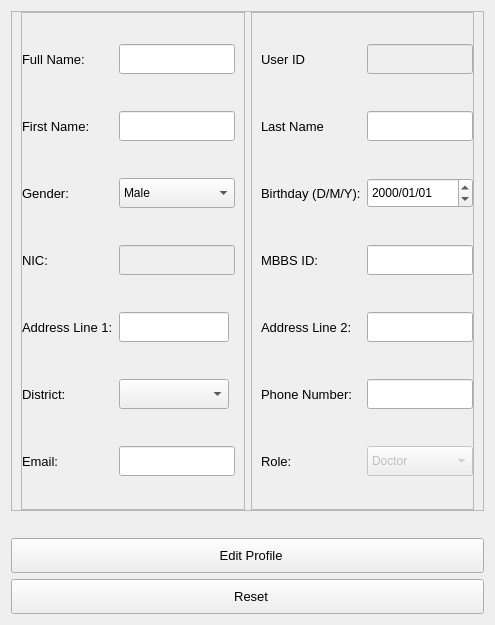
             <widget class="QWidget" name="profile">
              <layout class="QVBoxLayout" name="verticalLayout_9">
               <item>
                <widget class="QFrame" name="frame_25">
                 <property name="minimumSize">
                  <size>
                   <width>0</width>
                   <height>500</height>
                  </size>
                 </property>
                 <property name="frameShape">
                  <enum>QFrame::StyledPanel</enum>
                 </property>
                 <property name="frameShadow">
                  <enum>QFrame::Raised</enum>
                 </property>
                 <layout class="QHBoxLayout" name="horizontalLayout_6" stretch="1,1">
                  <property name="topMargin">
                   <number>0</number>
                  </property>
                  <property name="bottomMargin">
                   <number>0</number>
                  </property>
                  <item>
                   <widget class="QFrame" name="frame_9">
                    <property name="frameShape">
                     <enum>QFrame::StyledPanel</enum>
                    </property>
                    <property name="frameShadow">
                     <enum>QFrame::Raised</enum>
                    </property>
                    <layout class="QGridLayout" name="gridLayout_3">
                     <property name="leftMargin">
                      <number>0</number>
                     </property>
                     <property name="topMargin">
                      <number>0</number>
                     </property>
                     <property name="bottomMargin">
                      <number>0</number>
                     </property>
                     <item row="6" column="0">
                      <widget class="QLabel" name="label_8">
                       <property name="font">
                        <font>
                         <pointsize>10</pointsize>
                         <weight>50</weight>
                         <italic>false</italic>
                         <bold>false</bold>
                        </font>
                       </property>
                       <property name="text">
                        <string>District:</string>
                       </property>
                      </widget>
                     </item>
                     <item row="1" column="0">
                      <widget class="QLabel" name="label_13">
                       <property name="font">
                        <font>
                         <pointsize>10</pointsize>
                         <weight>50</weight>
                         <italic>false</italic>
                         <bold>false</bold>
                        </font>
                       </property>
                       <property name="text">
                        <string>First Name:</string>
                       </property>
                      </widget>
                     </item>
                     <item row="0" column="0">
                      <widget class="QLabel" name="label_19">
                       <property name="font">
                        <font>
                         <family>Arial</family>
                         <pointsize>10</pointsize>
                         <weight>50</weight>
                         <italic>false</italic>
                         <bold>false</bold>
                        </font>
                       </property>
                       <property name="text">
                        <string>Full Name:</string>
                       </property>
                      </widget>
                     </item>
                     <item row="3" column="0">
                      <widget class="QLabel" name="label_17">
                       <property name="font">
                        <font>
                         <pointsize>10</pointsize>
                         <weight>50</weight>
                         <italic>false</italic>
                         <bold>false</bold>
                        </font>
                       </property>
                       <property name="text">
                        <string>NIC:</string>
                       </property>
                      </widget>
                     </item>
                     <item row="7" column="1" colspan="2">
                      <widget class="QLineEdit" name="d_email">
                       <property name="minimumSize">
                        <size>
                         <width>0</width>
                         <height>30</height>
                        </size>
                       </property>
                      </widget>
                     </item>
                     <item row="3" column="1" colspan="2">
                      <widget class="QLineEdit" name="d_nic">
                       <property name="enabled">
                        <bool>false</bool>
                       </property>
                       <property name="minimumSize">
                        <size>
                         <width>0</width>
                         <height>30</height>
                        </size>
                       </property>
                      </widget>
                     </item>
                     <item row="7" column="0">
                      <widget class="QLabel" name="label_18">
                       <property name="font">
                        <font>
                         <pointsize>10</pointsize>
                         <weight>50</weight>
                         <italic>false</italic>
                         <bold>false</bold>
                        </font>
                       </property>
                       <property name="text">
                        <string>Email:</string>
                       </property>
                      </widget>
                     </item>
                     <item row="1" column="1" colspan="2">
                      <widget class="QLineEdit" name="d_first_name">
                       <property name="minimumSize">
                        <size>
                         <width>0</width>
                         <height>30</height>
                        </size>
                       </property>
                      </widget>
                     </item>
                     <item row="0" column="1" colspan="2">
                      <widget class="QLineEdit" name="d_full_name">
                       <property name="minimumSize">
                        <size>
                         <width>0</width>
                         <height>30</height>
                        </size>
                       </property>
                      </widget>
                     </item>
                     <item row="2" column="0">
                      <widget class="QLabel" name="label_21">
                       <property name="font">
                        <font>
                         <pointsize>10</pointsize>
                         <weight>50</weight>
                         <italic>false</italic>
                         <bold>false</bold>
                        </font>
                       </property>
                       <property name="text">
                        <string>Gender:</string>
                       </property>
                      </widget>
                     </item>
                     <item row="2" column="1" colspan="2">
                      <widget class="QComboBox" name="d_gender">
                       <property name="minimumSize">
                        <size>
                         <width>0</width>
                         <height>30</height>
                        </size>
                       </property>
                       <item>
                        <property name="text">
                         <string>Male</string>
                        </property>
                       </item>
                       <item>
                        <property name="text">
                         <string>Female</string>
                        </property>
                       </item>
                       <item>
                        <property name="text">
                         <string>Other</string>
                        </property>
                       </item>
                      </widget>
                     </item>
                     <item row="4" column="0">
                      <widget class="QLabel" name="label_24">
                       <property name="font">
                        <font>
                         <pointsize>10</pointsize>
                         <weight>50</weight>
                         <italic>false</italic>
                         <bold>false</bold>
                        </font>
                       </property>
                       <property name="text">
                        <string>Address Line 1:</string>
                       </property>
                      </widget>
                     </item>
                     <item row="4" column="1">
                      <widget class="QLineEdit" name="d_address_l1">
                       <property name="minimumSize">
                        <size>
                         <width>0</width>
                         <height>30</height>
                        </size>
                       </property>
                      </widget>
                     </item>
                     <item row="6" column="1">
                      <widget class="QComboBox" name="d_district">
                       <property name="minimumSize">
                        <size>
                         <width>0</width>
                         <height>30</height>
                        </size>
                       </property>
                      </widget>
                     </item>
                    </layout>
                   </widget>
                  </item>
                  <item>
                   <widget class="QFrame" name="frame_10">
                    <property name="frameShape">
                     <enum>QFrame::StyledPanel</enum>
                    </property>
                    <property name="frameShadow">
                     <enum>QFrame::Raised</enum>
                    </property>
                    <layout class="QGridLayout" name="gridLayout_4">
                     <property name="topMargin">
                      <number>0</number>
                     </property>
                     <property name="rightMargin">
                      <number>0</number>
                     </property>
                     <property name="bottomMargin">
                      <number>0</number>
                     </property>
                     <item row="8" column="1">
                      <widget class="QLabel" name="label_23">
                       <property name="font">
                        <font>
                         <pointsize>10</pointsize>
                         <weight>50</weight>
                         <italic>false</italic>
                         <bold>false</bold>
                        </font>
                       </property>
                       <property name="text">
                        <string>Role:</string>
                       </property>
                      </widget>
                     </item>
                     <item row="1" column="1">
                      <widget class="QLabel" name="label_41">
                       <property name="font">
                        <font>
                         <family>Arial</family>
                         <pointsize>10</pointsize>
                        </font>
                       </property>
                       <property name="text">
                        <string>Last Name</string>
                       </property>
                      </widget>
                     </item>
                     <item row="5" column="1">
                      <widget class="QLabel" name="label_20">
                       <property name="font">
                        <font>
                         <pointsize>10</pointsize>
                         <weight>50</weight>
                         <italic>false</italic>
                         <bold>false</bold>
                        </font>
                       </property>
                       <property name="text">
                        <string>Phone Number:</string>
                       </property>
                      </widget>
                     </item>
                     <item row="5" column="3" colspan="2">
                      <widget class="QLineEdit" name="d_phone">
                       <property name="minimumSize">
                        <size>
                         <width>0</width>
                         <height>30</height>
                        </size>
                       </property>
                      </widget>
                     </item>
                     <item row="4" column="1">
                      <widget class="QLabel" name="label_22">
                       <property name="font">
                        <font>
                         <pointsize>10</pointsize>
                         <weight>50</weight>
                         <italic>false</italic>
                         <bold>false</bold>
                        </font>
                       </property>
                       <property name="text">
                        <string>Address Line 2:</string>
                       </property>
                      </widget>
                     </item>
                     <item row="3" column="1">
                      <widget class="QLabel" name="label_25">
                       <property name="font">
                        <font>
                         <pointsize>10</pointsize>
                         <weight>50</weight>
                         <italic>false</italic>
                         <bold>false</bold>
                        </font>
                       </property>
                       <property name="text">
                        <string>MBBS ID:</string>
                       </property>
                      </widget>
                     </item>
                     <item row="8" column="3" colspan="2">
                      <widget class="QComboBox" name="d_role">
                       <property name="enabled">
                        <bool>false</bool>
                       </property>
                       <property name="minimumSize">
                        <size>
                         <width>0</width>
                         <height>30</height>
                        </size>
                       </property>
                       <item>
                        <property name="text">
                         <string>Doctor</string>
                        </property>
                       </item>
                      </widget>
                     </item>
                     <item row="2" column="1">
                      <widget class="QLabel" name="label_16">
                       <property name="font">
                        <font>
                         <pointsize>10</pointsize>
                         <weight>50</weight>
                         <italic>false</italic>
                         <bold>false</bold>
                        </font>
                       </property>
                       <property name="text">
                        <string>Birthday (D/M/Y):</string>
                       </property>
                      </widget>
                     </item>
                     <item row="0" column="1">
                      <widget class="QLabel" name="label_39">
                       <property name="font">
                        <font>
                         <family>Arial</family>
                         <pointsize>10</pointsize>
                        </font>
                       </property>
                       <property name="text">
                        <string>User ID</string>
                       </property>
                      </widget>
                     </item>
                     <item row="3" column="3" colspan="2">
                      <widget class="QLineEdit" name="d_mbbs">
                       <property name="minimumSize">
                        <size>
                         <width>0</width>
                         <height>30</height>
                        </size>
                       </property>
                      </widget>
                     </item>
                     <item row="4" column="3" colspan="2">
                      <widget class="QLineEdit" name="d_address_l2">
                       <property name="minimumSize">
                        <size>
                         <width>0</width>
                         <height>30</height>
                        </size>
                       </property>
                      </widget>
                     </item>
                     <item row="2" column="3" colspan="2">
                      <widget class="QDateEdit" name="d_dob">
                       <property name="minimumSize">
                        <size>
                         <width>0</width>
                         <height>30</height>
                        </size>
                       </property>
                       <property name="displayFormat">
                        <string>yyyy/MM/dd</string>
                       </property>
                      </widget>
                     </item>
                     <item row="1" column="3" colspan="2">
                      <widget class="QLineEdit" name="d_last_name">
                       <property name="minimumSize">
                        <size>
                         <width>0</width>
                         <height>30</height>
                        </size>
                       </property>
                      </widget>
                     </item>
                     <item row="0" column="3" colspan="2">
                      <widget class="QLineEdit" name="d_uid">
                       <property name="enabled">
                        <bool>false</bool>
                       </property>
                       <property name="minimumSize">
                        <size>
                         <width>0</width>
                         <height>30</height>
                        </size>
                       </property>
                      </widget>
                     </item>
                    </layout>
                   </widget>
                  </item>
                 </layout>
                </widget>
               </item>
               <item>
                <widget class="QLabel" name="profile_info">
                 <property name="font">
                  <font>
                   <family>Arial</family>
                   <pointsize>10</pointsize>
                  </font>
                 </property>
                 <property name="text">
                  <string/>
                 </property>
                </widget>
               </item>
               <item>
                <widget class="QPushButton" name="edit_profile">
                 <property name="minimumSize">
                  <size>
                   <width>0</width>
                   <height>35</height>
                  </size>
                 </property>
                 <property name="font">
                  <font>
                   <pointsize>10</pointsize>
                  </font>
                 </property>
                 <property name="text">
                  <string>  Edit Profile</string>
                 </property>
                 <property name="icon">
                  <iconset>
                   <normaloff>icons/save.png</normaloff>icons/save.png</iconset>
                 </property>
                 <property name="iconSize">
                  <size>
                   <width>25</width>
                   <height>25</height>
                  </size>
                 </property>
                </widget>
               </item>
               <item>
                <widget class="QPushButton" name="reset_profile">
                 <property name="minimumSize">
                  <size>
                   <width>0</width>
                   <height>35</height>
                  </size>
                 </property>
                 <property name="font">
                  <font>
                   <pointsize>10</pointsize>
                  </font>
                 </property>
                 <property name="text">
                  <string>  Reset</string>
                 </property>
                 <property name="icon">
                  <iconset>
                   <normaloff>icons/reset.png</normaloff>icons/reset.png</iconset>
                 </property>
                 <property name="iconSize">
                  <size>
                   <width>25</width>
                   <height>25</height>
                  </size>
                 </property>
                </widget>
               </item>
              </layout>
             </widget>
